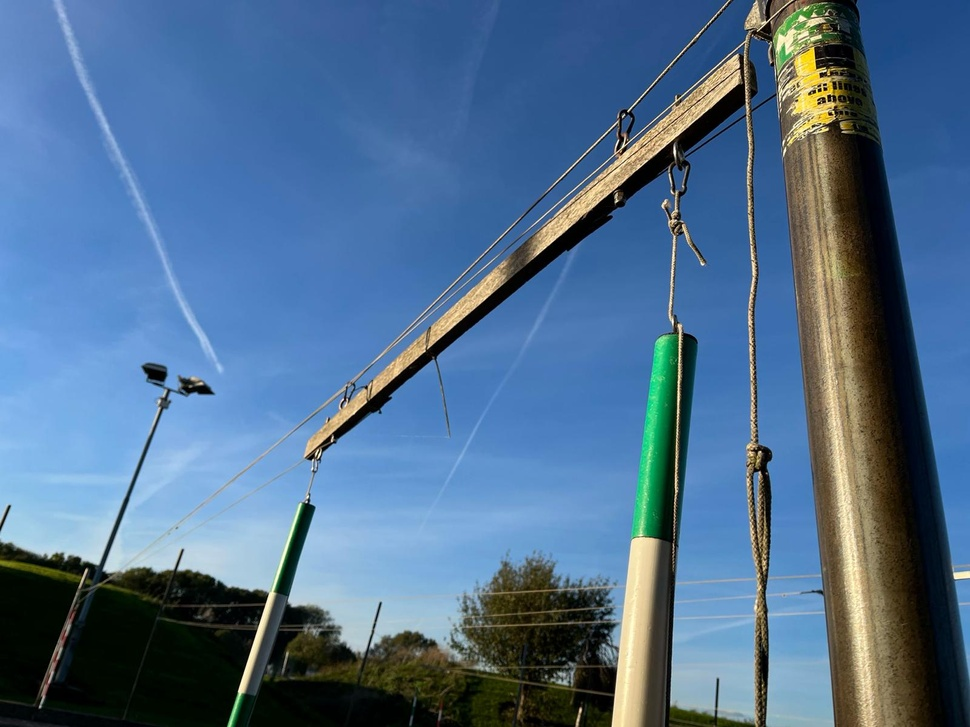
#> input picture IMG-20240223-WA0002.jpg, 970 x 727 px, shrunk from 1600 x 1200 before the run, given in place of the camera
$ python OpenCV_DetectingShapes.py
#> lines starting #> are read from the running program, lines starting #| are printed output that depends on the picture; after the words box and inside, x2 and y2 are one past the last pixel; in counts of white or black regions, pixels touching at a corner belong together
import cv2
import numpy as np
import time

video = cv2.VideoCapture(0) #Open Pi Camera
# [9 lines of commented-out code are left out]

frame_counter = 0

# [5 lines of commented-out code are left out]

direction = "" # Varibale for direction of paddles

# Define White
lower_white_boundary = np.array([0, 0, 200])
upper_white_boundary = np.array([179, 30, 255])

# Define Yellow
lower_yellow_boundary = np.array([20, 100, 100])
upper_yellow_boundary = np.array([40, 255, 255])

# Define Green
lower_green_boundary = np.array([25, 52, 45]) #HSV Values for Green (Lower End)
upper_green_boundary = np.array([102, 255, 255]) #HSV Values for Green (Upper End)

# Define Red
lower_red_boundary = np.array([161, 155, 84]) #HSV Values for Red (Lower End)
upper_red_boundary = np.array([179, 255, 255]) #HSV Values for Red (Upper End)

# Define Purple
lower_purple_boundary = np.array([120, 50, 50])
upper_purple_boundary = np.array([170, 255, 255])

background_subtractor = cv2.createBackgroundSubtractorMOG2()
start_point = None
end_point = None
direction = None

while(1):

    ret, frame = video.read() #Read Pi Camera
#> frame is the input picture: shape (727, 970, 3); mean B, G, R 141.8, 110.4, 79.5
    #if not ret:
        #print("Camera Failed")
    frame_counter += 1

    if frame_counter == video.get(cv2.CAP_PROP_FRAME_COUNT):
        frame_counter = 0
        video.set(cv2.CAP_PROP_POS_FRAMES, 0)

    hsv = cv2.cvtColor(frame, cv2.COLOR_BGR2HSV) #Convert to HSV colour range
#> hsv: shape (727, 970, 3); mean H, S, V 87.6, 143.6, 150.1
    blurred = cv2.GaussianBlur(frame, (5, 5), 0)

    red_mask = cv2.inRange(hsv, lower_red_boundary, upper_red_boundary) #Mask Red in Live View
#> red_mask: shape (727, 970); every value is 0
    purple_mask = cv2.inRange(hsv, lower_purple_boundary, upper_purple_boundary)
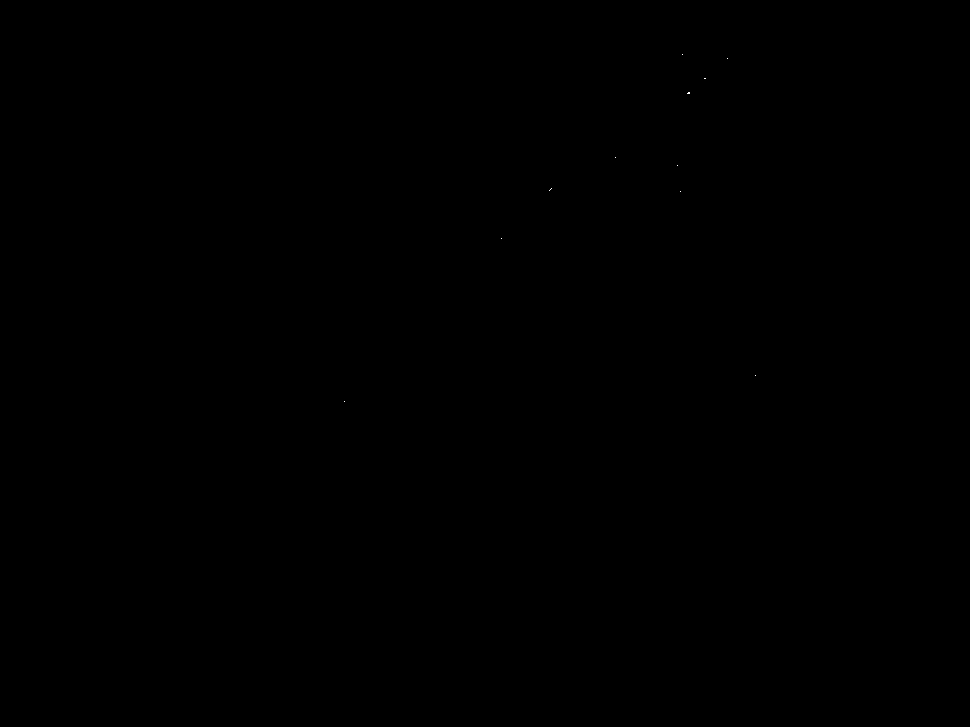
#> purple_mask: shape (727, 970); 0% white in thin lines or dots, all inside (x1, y1, x2, y2) = (344, 54, 756, 402)
    #red = cv2.bitwise_and(frame, frame, mask=red_mask) #combines two shades
    red_contours, _ = cv2.findContours(red_mask, cv2.RETR_EXTERNAL, cv2.CHAIN_APPROX_SIMPLE)
#> red_contours = []
    purple_contours, _ = cv2.findContours(purple_mask, cv2.RETR_EXTERNAL, cv2.CHAIN_APPROX_SIMPLE)
#> purple_contours = 11 contours, all with area under 20
    canny = cv2.Canny(blurred, 100, 200)
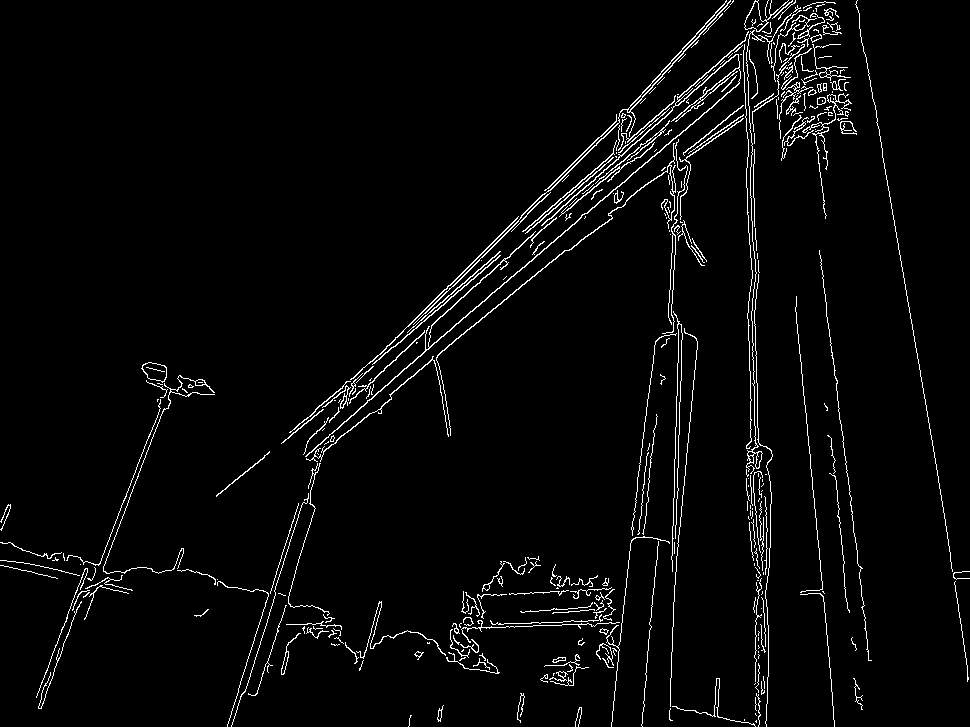
#> canny: shape (727, 970); 3.2% white in thin lines or dots
    canny_contours = cv2.findContours(canny, cv2.RETR_EXTERNAL, cv2.CHAIN_APPROX_SIMPLE)
#> canny_contours = 342 contours, 286 with area under 20; largest, box (x1, y1, x2, y2) and area: (305, 31, 749, 457) 774, (413, 0, 731, 325) 370, (744, 0, 789, 32) 362, (141, 362, 167, 383) 344, (436, 143, 676, 436) 208

    background_mask = background_subtractor.apply(red_mask)
#> background_mask: shape (727, 970); every value is 255
    contours, _ = cv2.findContours(background_mask, cv2.RETR_EXTERNAL, cv2.CHAIN_APPROX_SIMPLE)
#> contours = [[[0, 0], [0, 726], [969, 726], [969, 0]]]

    for red_contour in red_contours: # Run whenever green detected

        pole_largest_contour = max(red_contours, key=cv2.contourArea) # Find largest green area

        x, y, w, h = cv2.boundingRect(pole_largest_contour) # Rectangle around green item
        cv2.rectangle(frame, (x, y), (x + w, y + h), (0, 255, 0), 2) # Rectangle Frame in fed
        #green_pole_roi = frame[y:y+h, x:x+w]
        #green_pole_edges = cv2.Canny(green_pole_roi, 100, 200)

        for purple_contour in purple_contours: # Run when red detected
            #kayaker_largest_contour = max(red_contours, key=cv2.contourArea) # Largest x area
            M = cv2.moments(purple_contour)

            if M["m00"] != 0: # Moments to determine center
                cX = int(M["m10"] / M["m00"])
                cY = int(M["m01"] / M["m00"])

                # Determine if right or left of pole
                if cX < x + w // 2:
                    direction = ("Left of Pole")
                else:
                    direction = ("Right of Pole")

        # Output direction to screen
        cv2.putText(frame, direction, (50, 50), cv2.FONT_ITALIC, 2, (0,0,255), 1)
#> this loop made 0 passes

    """
    for contour in contours:
        area = cv2.contourArea(contour)

        if area < 100:
            continue

        x, y, w, h = cv2.boundingRect(contour)

        cv2.rectangle(frame, (x,y), (x + w, y + h), (0, 255, 0), 2)
        RED_POLE_REGION = x + w // 2

        if x < RED_POLE_REGION < x + w:

            if start_point is None:
                start_point = (x, y)

            else:
                end_point = (x, y)
                direction = "Right" if end_point[0] > start_point[0] else "Left"

        cv2.putText(frame, direction, (50, 50), cv2.FONT_ITALIC, 2, (0,0,255), 1)
    """
    # [22 lines of commented-out code are left out]

    """
    for green_contour in red_contours: # Run whenever green detected

        pole_largest_contour = max(red_contours, key=cv2.contourArea) # Find largest green area

        x, y, w, h = cv2.boundingRect(pole_largest_contour) # Rectangle around green item
        cv2.rectangle(frame, (x, y), (x + w, y + h), (0, 255, 0), 2) # Rectangle Frame in fed
        #green_pole_roi = frame[y:y+h, x:x+w]
        #green_pole_edges = cv2.Canny(green_pole_roi, 100, 200)

        for red_contour in white_contours: # Run when red detected
            #kayaker_largest_contour = max(red_contours, key=cv2.contourArea) # Largest x area
            M = cv2.moments(red_contour)

            if M["m00"] != 0: # Moments to determine center
                cX = int(M["m10"] / M["m00"])
                cY = int(M["m01"] / M["m00"])

                #cv2.circle(image, (cX, cY), 5, (0, 0, 255), -1)
                cv2.circle(frame, (cX, cY), 5, (0, 0, 255), -1)

                # Determine if right or left of pole
                if cX < x + w // 2:
                    direction = ("Right of Pole")
                else:
                    direction = ("Left of Pole")

        # Output direction to screen
        cv2.putText(frame, direction, (50, 50), cv2.FONT_ITALIC, 2, (0,0,255), 1)

    """
    cv2.imshow('Live Feed', frame) # Open Live Feed Window
    cv2.imshow('Video Feed', canny)
    #cv2.imshow("Purple", purple_mask)
    cv2.imshow("Red", background_mask)

    # Close all program if 'e' is entered
    if cv2.waitKey(1) & 0xFF == ord('e'):
#> (key e is pressed here)
        break

# Close all windows
#> (the run stopped early here; a loop or call above may not have finished)

$ run again, on IMG-20240223-WA0003.jpg
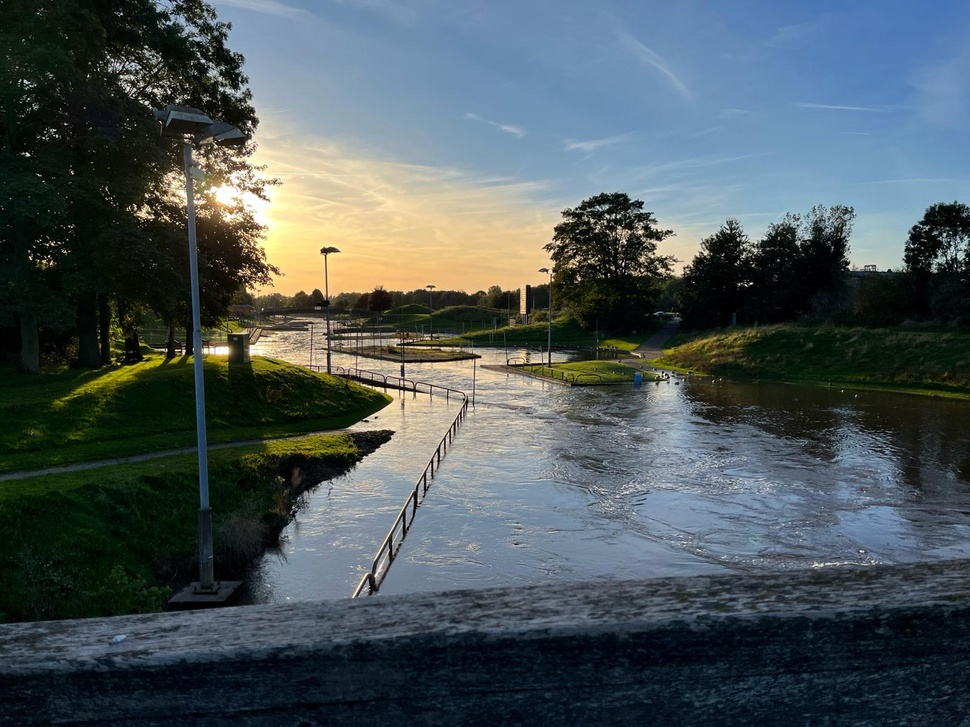
#> input picture IMG-20240223-WA0003.jpg, 970 x 727 px, shrunk from 1600 x 1200 before the run, given in place of the camera
#> frame is the input picture: shape (727, 970, 3); mean B, G, R 89.9, 86.8, 75.6
#> hsv: shape (727, 970, 3); mean H, S, V 79, 114, 100.5
#> red_mask: shape (727, 970); every value is 0
#> purple_mask: shape (727, 970); 0% white in thin lines or dots, all inside (x1, y1, x2, y2) = (358, 594, 359, 595)
#> red_contours = []
#> purple_contours = [[[358, 594]]]
#> `canny = cv2.Canny(blurred, 100, 200)`:
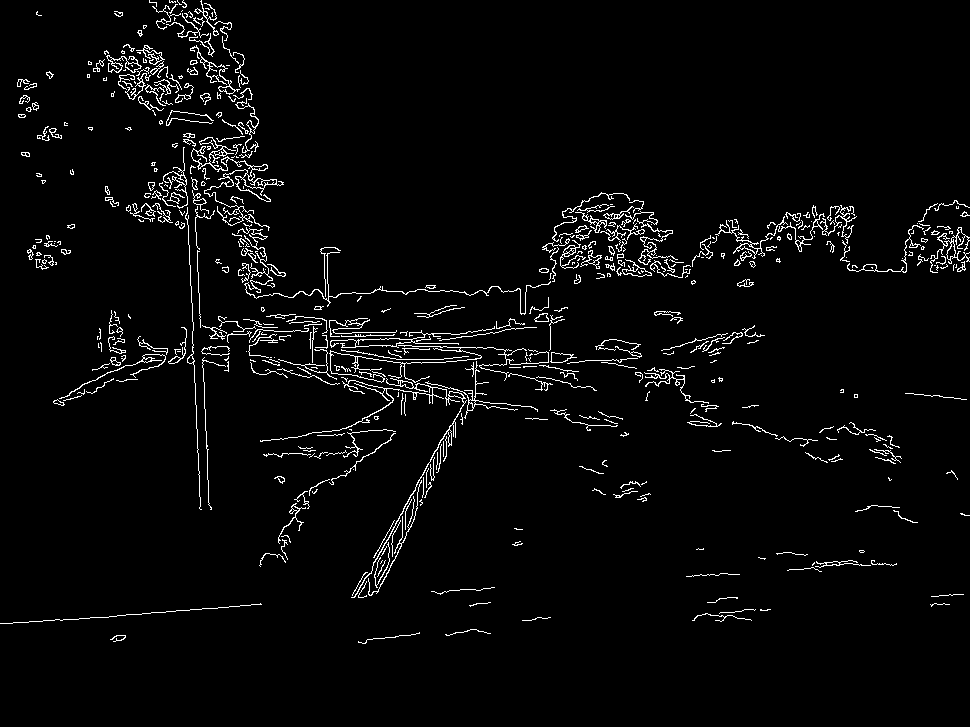
#> canny: shape (727, 970); 3.2% white in thin lines or dots, all inside (x1, y1, x2, y2) = (0, 0, 970, 644)
#> canny_contours = 513 contours, 432 with area under 20; largest, box (x1, y1, x2, y2) and area: (191, 137, 284, 231) 634, (260, 378, 467, 598) 370, (330, 326, 495, 348) 347, (930, 227, 970, 273) 160, (550, 352, 577, 363) 154
#> background_mask: shape (727, 970); every value is 255
#> contours = [[[0, 0], [0, 726], [969, 726], [969, 0]]]

$ run again, on IMG-20240223-WA0004.jpg
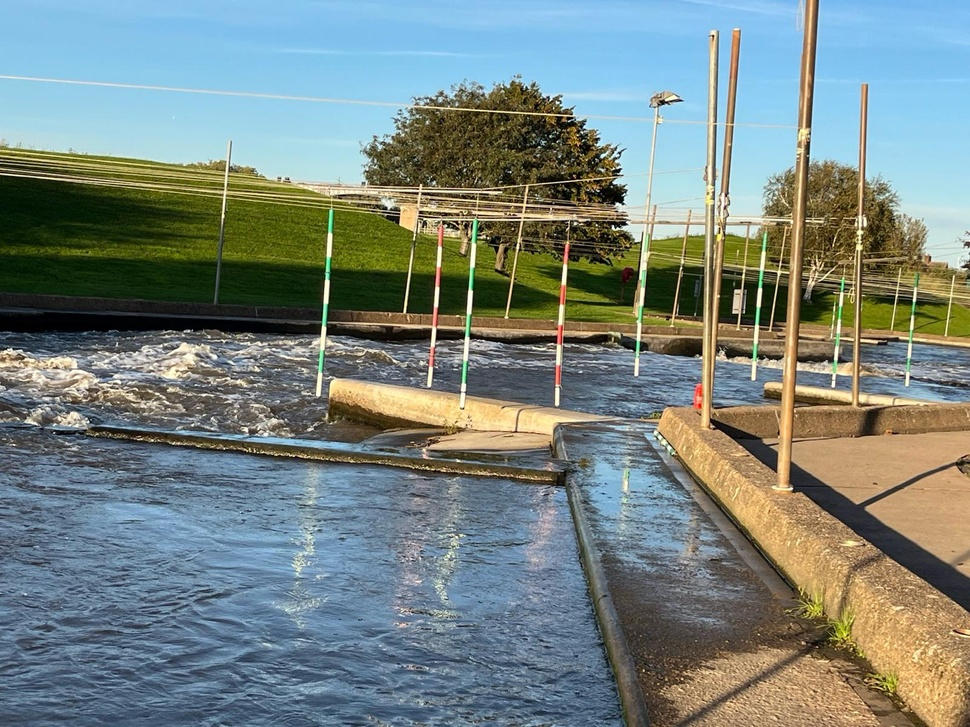
#> input picture IMG-20240223-WA0004.jpg, 970 x 727 px, shrunk from 1600 x 1200 before the run, given in place of the camera
#> frame is the input picture: shape (727, 970, 3); mean B, G, R 128.4, 132.8, 119.8
#> hsv: shape (727, 970, 3); mean H, S, V 68.1, 99.3, 152.1
#> red_mask: shape (727, 970); 0% white in thin lines or dots, all inside (x1, y1, x2, y2) = (433, 361, 697, 391)
#> purple_mask: shape (727, 970); 0.03% white in thin lines or dots, all inside (x1, y1, x2, y2) = (294, 100, 969, 593)
#> red_contours = 3 contours, all with area under 20
#> purple_contours = 37 contours, all with area under 20
#> `canny = cv2.Canny(blurred, 100, 200)`:
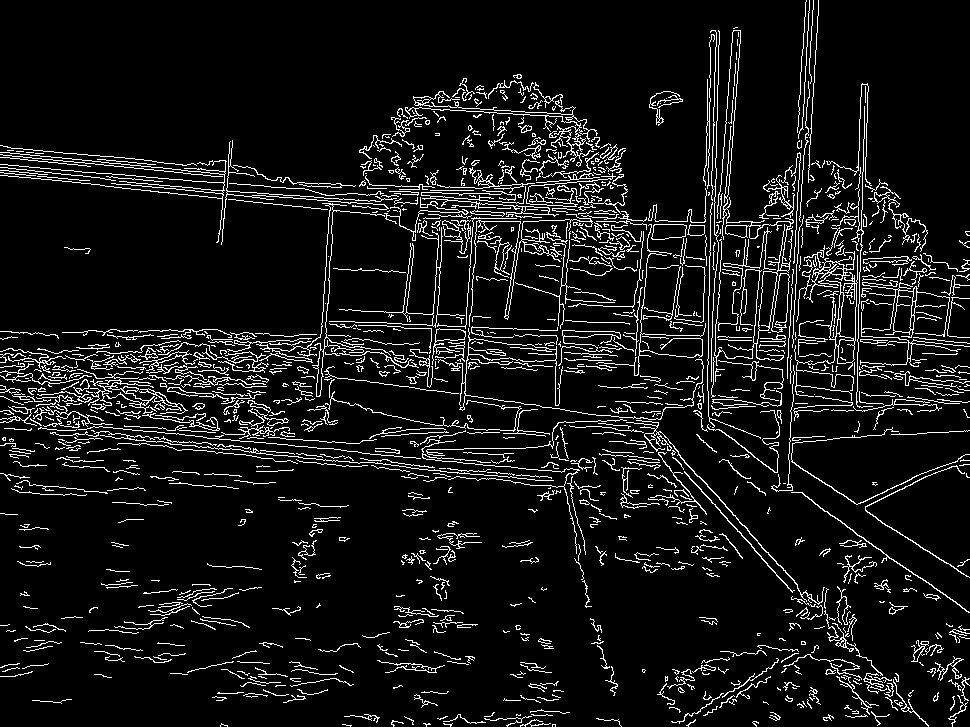
#> canny: shape (727, 970); 8.3% white in thin lines or dots
#> canny_contours = 1178 contours, 1065 with area under 20; largest, box (x1, y1, x2, y2) and area: (438, 328, 704, 420) 1386, (714, 30, 794, 366) 1098, (860, 280, 970, 367) 885, (794, 255, 858, 391) 638, (405, 91, 598, 167) 542
#> contours = [[[0, 0], [0, 726], [969, 726], [969, 0]]]
#> the loop `for red_contour in red_contours:` made 3 passes
#> red_contour on passes 1 to 3: [[696, 390]], [[433, 363]], [[433, 361]]
#> after the loop `for red_contour in red_contours:`:
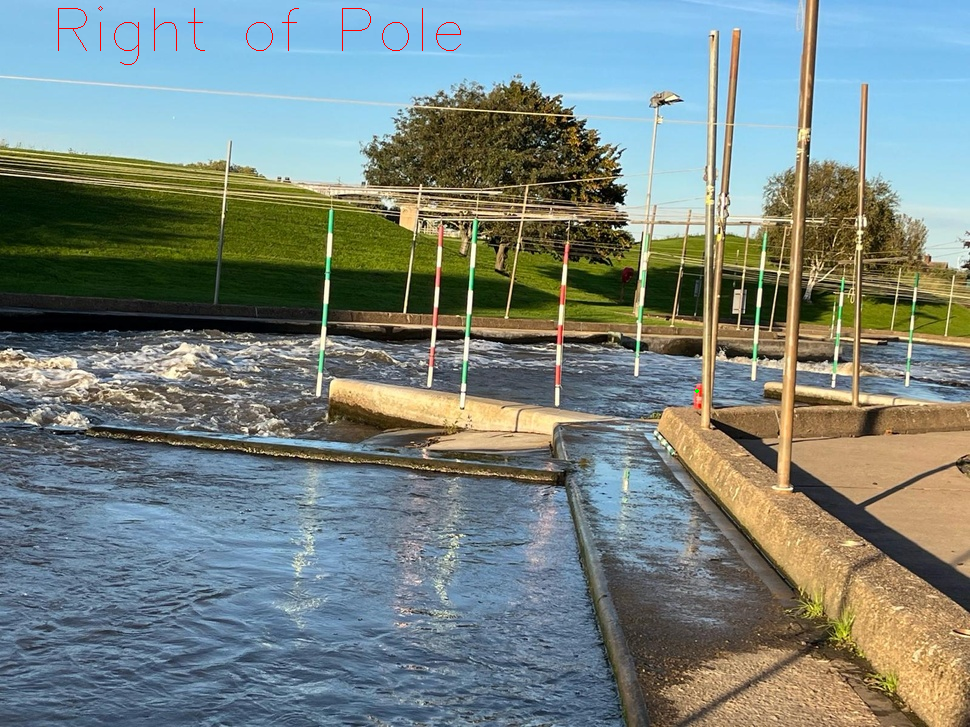
#> frame: shape (727, 970, 3); 0.13% of pixels changed, all inside (x1, y1, x2, y2) = (58, 6, 699, 393)
